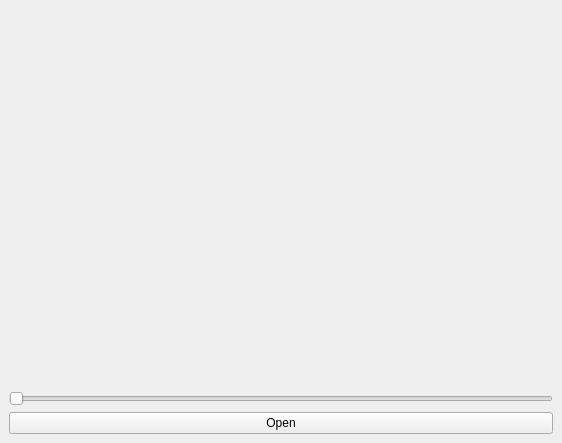
<?xml version="1.0" encoding="UTF-8"?>
<ui version="4.0">
 <class>MainWindow</class>
 <widget class="QMainWindow" name="MainWindow">
  <property name="geometry">
   <rect>
    <x>0</x>
    <y>0</y>
    <width>562</width>
    <height>443</height>
   </rect>
  </property>
  <property name="windowTitle">
   <string>MainWindow</string>
  </property>
  <widget class="QWidget" name="centralwidget">
   <layout class="QGridLayout" name="gridLayout">
    <item row="0" column="0">
     <layout class="QVBoxLayout" name="verticalLayout">
      <item>
       <widget class="QLabel" name="label">
        <property name="text">
         <string/>
        </property>
       </widget>
      </item>
      <item>
       <widget class="QSlider" name="horizontalSlider">
        <property name="maximum">
         <number>10</number>
        </property>
        <property name="orientation">
         <enum>Qt::Horizontal</enum>
        </property>
       </widget>
      </item>
      <item>
       <widget class="QPushButton" name="pushButton">
        <property name="text">
         <string>Open</string>
        </property>
       </widget>
      </item>
     </layout>
    </item>
   </layout>
  </widget>
 </widget>
 <resources/>
 <connections>
  <connection>
   <sender>pushButton</sender>
   <signal>clicked()</signal>
   <receiver>MainWindow</receiver>
   <slot>add()</slot>
   <hints>
    <hint type="sourcelabel">
     <x>340</x>
     <y>487</y>
    </hint>
    <hint type="destinationlabel">
     <x>357</x>
     <y>506</y>
    </hint>
   </hints>
  </connection>
  <connection>
   <sender>horizontalSlider</sender>
   <signal>valueChanged(int)</signal>
   <receiver>MainWindow</receiver>
   <slot>move()</slot>
   <hints>
    <hint type="sourcelabel">
     <x>46</x>
     <y>453</y>
    </hint>
    <hint type="destinationlabel">
     <x>6</x>
     <y>460</y>
    </hint>
   </hints>
  </connection>
 </connections>
 <slots>
  <slot>add()</slot>
  <slot>move()</slot>
 </slots>
</ui>
